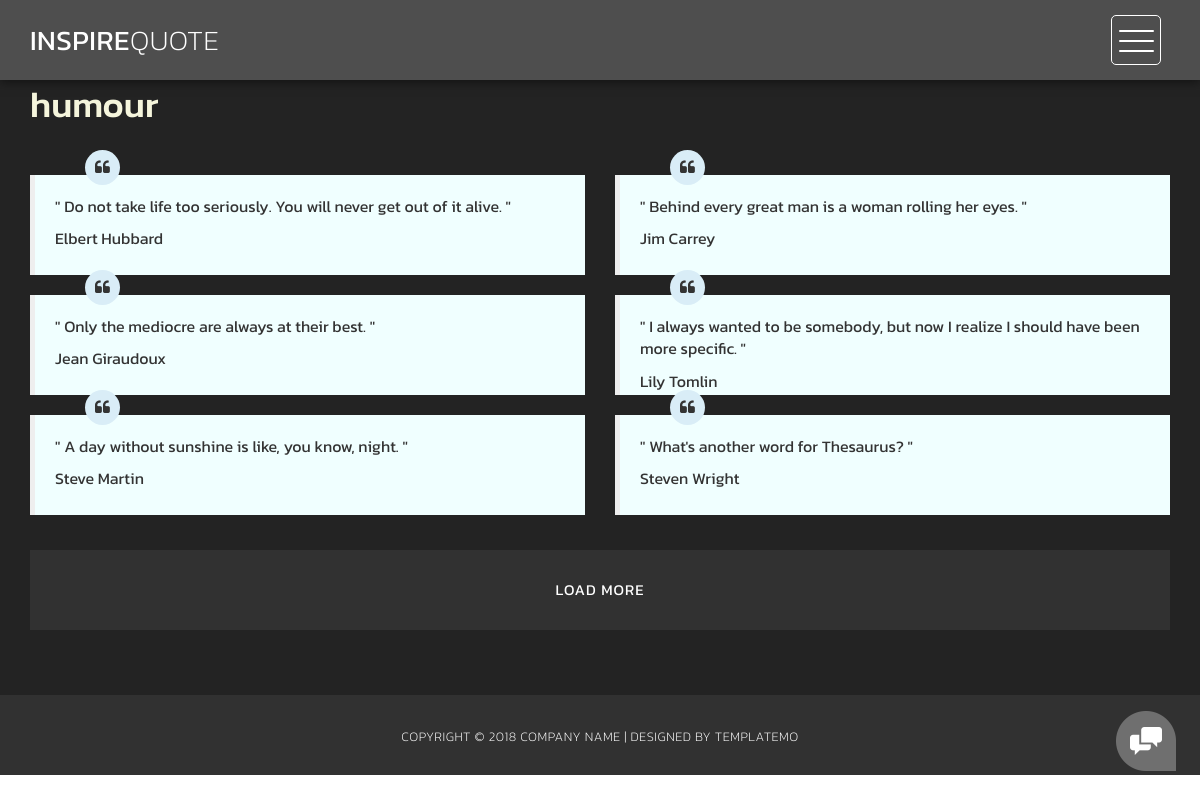
Page /get_by_category/1/ on the committed database.
### quotes/models.py (models this page shows, shortened)
class category(models.Model):
    name = models.CharField(max_length=20)
    img = models.ImageField(upload_to = 'images', default='')

class quotes(models.Model):
    line = models.TextField(max_length=500)
    category = models.ForeignKey(category, on_delete=models.CASCADE)
    author = models.ForeignKey(author, on_delete=models.CASCADE)
    movie = models.ForeignKey(movie, on_delete=models.CASCADE, blank=True, null=True)

class author(models.Model):
    name= models.CharField(max_length=25)
    birthdate = models.DateField()
    def __str__(self):
        return self.name

### quotes/views.py (the view)
# urls.py: path('get_by_category/<int:id>/', v.get_by_category, name='get_by_category'),
def get_by_category(request,id):
    q = quotes.objects.filter(category=id)
    c=category.objects.filter(id=id)
    return render(request,'quotes.html', {'category':c,'quote':q})

### quotes/templates/quotes.html (shortened to what this page needs)
{% extends 'base.html' %}
{% block content%}
<div class="grid-portfolio" id="portfolio">
    <div class="container">
        {% if category%}
            {%for i in category%}
            <h1>{{i.name}}</h1>
            {% endfor %}
        {% endif %}
        <div class="row">
            {%for i in quote%}
            <div class="col-lg-6 mx-auto">
                <blockquote class="blockquote blockquote-custom bg-white p-10 shadow rounded">
                    <div class="blockquote-custom-icon bg-info shadow-sm"><i class="fa fa-quote-left text-white"></i></div>
                    <p class="mb-0 mt-2 font-italic">" {{i.line}} "</p>
                    <p> {{i.author}}</p>
                </blockquote>
            </div>
            {% endfor %}
        </div>
        <div class="row">
            <div class="col-md-12">
                <div class="load-more-button">
                    <a href="#">Load More</a>
                </div>
            </div>
        </div>
    </div>
</div>
{% endblock%}

### quotes/templates/base.html (shortened to what this page needs)
<!DOCTYPE html>
<html>
    <head>
        {% load static%}
        <link rel="stylesheet" href="{% static 'css/bootstrap.min.css' %}">
        <link rel="stylesheet" href="{% static 'css/bootstrap-theme.min.css' %}">
        <link rel="stylesheet" href="{% static 'css/fontAwesome.css' %}">
        <link rel="stylesheet" href="{% static 'css/light-box.css' %}">
        <link rel="stylesheet" href="{% static 'css/templatemo-style.css' %}">
    </head>
<body>
    <nav>
        <div class="logo">
            <a href="index.html">iNSPIRE<em>quote</em></a>
        </div>
      <div class="menu-icon">
        <span></span>
      </div>
    </nav>
 {% block content%}
{% endblock %}
    <footer>
        <div class="container-fluid">
            <div class="col-md-12">
                <p>Copyright &copy; 2018 Company Name
    | Designed by TemplateMo</p>
            </div>
        </div>
    </footer>
    <div class="popup-icon">
      <button id="modBtn" class="modal-btn"><img src="img/contact-icon.png" alt=""></button>
    </div>
    {% load static %}
</body>
</html>

### static/css/light-box.css (style rules this page uses)
body:after { content: url(../img/close.png) url(../img/loading.gif) url(../img/prev.png) url(../img/next.png); display: none; }

### static/css/templatemo-style.css (style rules this page uses)
body { font-family: 'Kanit', sans-serif; }
body, html { height: 100%; min-height: 100%; overflow-x: hidden; }
nav .logo { float: left; margin-left: 30px; }
nav .logo a { font-size: 28px; line-height: 80px; text-transform: uppercase; color: #fff; text-decoration: none; letter-spacing: 0.5px; }
nav .logo em { font-style: normal; font-weight: 200; }
nav { background: rgba(250,250,250,0.2); height: 80px; position: fixed; width: 100%; left: 0; top: 0; z-index: 300; box-shadow: 0px 2px 10px 0px rgba(0,0,0,0.5); }
.menu-icon { background: transparent; border: 1px solid #fff; width: 50px; height: 50px; margin: 15px 39px 0 auto; position: relative; cursor: pointer; transition: background 0.5s; border-radius: 5px; }
.menu-icon span, .menu-icon span:before, .menu-icon span:after { cursor: pointer; border-radius: 1px; height: 2px; width: 35px; background: white; position: absolute; left: 15%; top: 50%; display: block; content: ''; transition: all 0.5s ease-in-out; }
.menu-icon span:before { left: 0; top: -10px; }
.menu-icon span:after { left: 0; top: 10px; }
.popup-icon { position: fixed; bottom: 30px; right: 30px; z-index: 300; display: inline-block; width: 60px; height: 60px; }
.popup-icon button { background-color: transparent; outline: none; border: none; }
.modal-btn img { width: 60px; height: 60px; }
footer { width: 100%; height: 80px; background-color: #313131; }
footer p { text-align: center; color: #fff; font-weight: 200; font-size: 13px; text-transform: uppercase; padding-top: 33px; letter-spacing: 0.5px; }
.grid-portfolio { padding: 65px 0px; background-color: #232323; }
.grid-portfolio .load-more-button { margin-top: 15px; }
.grid-portfolio .load-more-button a { width: 100%; height: 80px; display: inline-block; text-align: center; line-height: 80px; font-size: 15px; text-transform: uppercase; text-decoration: none; letter-spacing: 1px; color: #fff; background-color: #313131; transition: all 0.5s; }

### quotes/templates/quotes.html (style rules this page uses)
.blockquote-custom { position: relative; height: 100px; padding: 20px; }
.blockquote-custom-icon { width: 35px; height: 35px; border-radius: 50%; display: flex; align-items: center; justify-content: center; position: absolute; top: -25px; left: 50px; }
.blockquote { background-color: azure; font-size: 16px; }
h1 { color: beige; margin-bottom:50px ; }

### rows in the picture
category: name "humour"
quotes: line "Do not take life too seriously. You will never get out of it alive.", author "Elbert Hubbard"
quotes: line "Behind every great man is a woman rolling her eyes.", author "Jim Carrey"
quotes: line "Only the mediocre are always at their best.", author "Jean Giraudoux"
quotes: line "I always wanted to be somebody, but now I realize I should have been more specific.", author "Lily Tomlin"
quotes: line "A day without sunshine is like, you know, night.", author "Steve Martin"
quotes: line "What's another word for Thesaurus?", author "Steven Wright"
